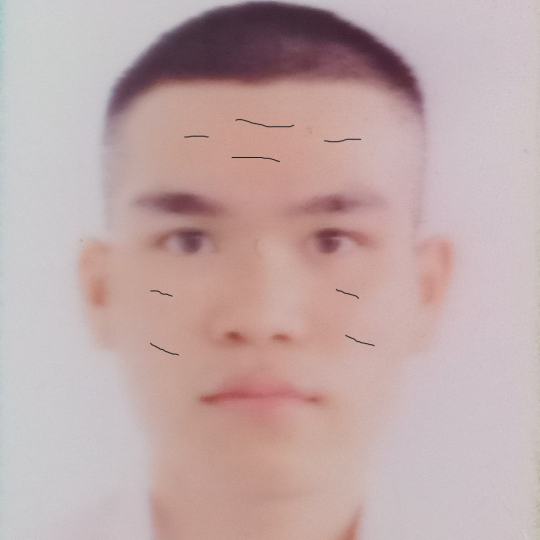
#> input picture bt3/test_SV1.jpeg, 1080 x 1080 px (shown at 1/2 size)
$ python RGB_to_raw.py
#> lines starting #> are read from the running program, lines starting #| are printed output that depends on the picture
import cv2
from PIL import Image
import numpy as np

img= cv2.imread('test_SV1.jpeg')
#> img is the input picture: shape (1080, 1080, 3); mean B, G, R 168.6, 169.1, 192.3
cv2.imshow('Noi dung anh',img)
cv2.waitKey()

resized = cv2.resize(img,(256,256))
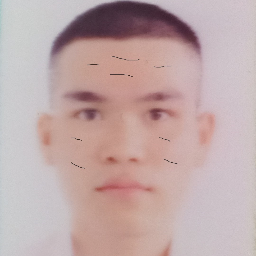
#> resized: shape (256, 256, 3); mean B, G, R 168.5, 169, 192.2
cv2.imshow('Noi dung anh',resized)
cv2.waitKey()
cv2.imwrite('resized.jpeg',resized)
#

# Đọc hình ảnh
image = Image.open("resized.jpeg")
    # Trích xuất giá trị R, G, B
height, width = image.size
#> height = 256; width = 256
    # Lưu giá trị R, G, B vào tệp nhị phân raw.dat
with open("test_SV1.dat", "wb") as file:
    for y in range(height):
        for x in range(width):
            r, g, b = image.getpixel((x, y))
            file.write(bytes([r, g, b]))
print("Dữ liệu đã được lưu vào raw.dat")
